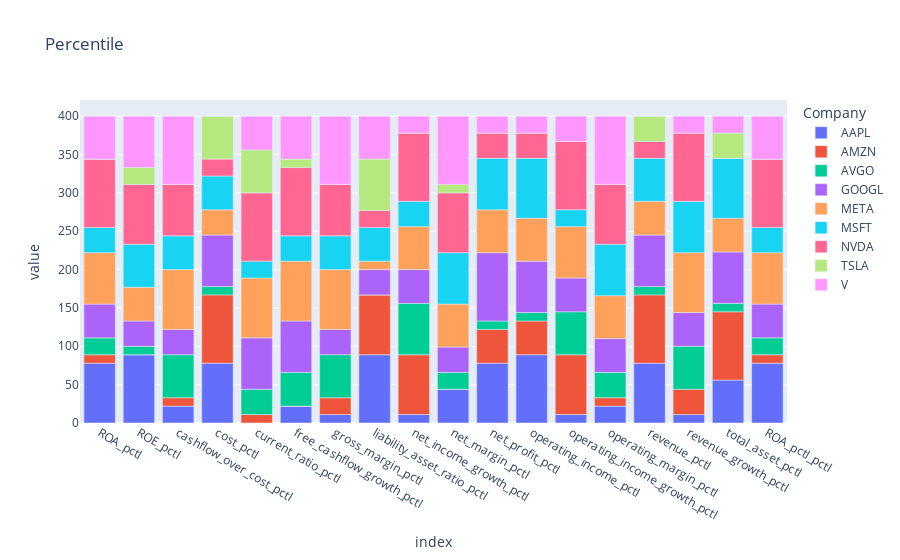

Notebook source saved alongside this figure:
### Code cell
import plotly.express as px

fig = px.bar(testdf_pct, x="index", y="value", color="Company", title="Percentile")
fig.show()

### Figure 1 — Plotly figure (JSON) as saved in the notebook; plotly's stock layout.template omitted (floating-point values rounded to 4 significant figures)
{"data": [{"alignmentgroup": "True", "hovertemplate": "Company=AAPL<br>index=%{x}<br>value=%{y}<extra></extra>", "legendgroup": "AAPL", "marker": {"color": "#636efa", "pattern": {"shape": ""}}, "name": "AAPL", "offsetgroup": "AAPL", "orientation": "v", "showlegend": true, "textposition": "auto", "type": "bar", "x": ["ROA_pctl", "ROE_pctl", "cashflow_over_cost_pctl", "cost_pctl", "current_ratio_pctl", "free_cashflow_growth_pctl", "gross_margin_pctl", "liability_asset_ratio_pctl", "net_income_growth_pctl", "net_margin_pctl", "net_profit_pctl", "operating_income_pctl", "operating_income_growth_pctl", "operating_margin_pctl", "revenue_pctl", "revenue_growth_pctl", "total_asset_pctl", "ROA_pctl_pctl"], "xaxis": "x", "y": [78, 89, 22, 78, 0, 22, 11, 89, 11, 44, 78, 89, 11, 22, 78, 11, 56, 78], "yaxis": "y"}, {"alignmentgroup": "True", "hovertemplate": "Company=AMZN<br>index=%{x}<br>value=%{y}<extra></extra>", "legendgroup": "AMZN", "marker": {"color": "#EF553B", "pattern": {"shape": ""}}, "name": "AMZN", "offsetgroup": "AMZN", "orientation": "v", "showlegend": true, "textposition": "auto", "type": "bar", "x": ["ROA_pctl", "ROE_pctl", "cashflow_over_cost_pctl", "cost_pctl", "current_ratio_pctl", "free_cashflow_growth_pctl", "gross_margin_pctl", "liability_asset_ratio_pctl", "net_income_growth_pctl", "net_margin_pctl", "net_profit_pctl", "operating_income_pctl", "operating_income_growth_pctl", "operating_margin_pctl", "revenue_pctl", "revenue_growth_pctl", "total_asset_pctl", "ROA_pctl_pctl"], "xaxis": "x", "y": [11, 0, 11, 89, 11, 0, 22, 78, 78, 0, 44, 44, 78, 11, 89, 33, 89, 11], "yaxis": "y"}, {"alignmentgroup": "True", "hovertemplate": "Company=AVGO<br>index=%{x}<br>value=%{y}<extra></extra>", "legendgroup": "AVGO", "marker": {"color": "#00cc96", "pattern": {"shape": ""}}, "name": "AVGO", "offsetgroup": "AVGO", "orientation": "v", "showlegend": true, "textposition": "auto", "type": "bar", "x": ["ROA_pctl", "ROE_pctl", "cashflow_over_cost_pctl", "cost_pctl", "current_ratio_pctl", "free_cashflow_growth_pctl", "gross_margin_pctl", "liability_asset_ratio_pctl", "net_income_growth_pctl", "net_margin_pctl", "net_profit_pctl", "operating_income_pctl", "operating_income_growth_pctl", "operating_margin_pctl", "revenue_pctl", "revenue_growth_pctl", "total_asset_pctl", "ROA_pctl_pctl"], "xaxis": "x", "y": [22, 11, 56, 11, 33, 44, 56, 0, 67, 22, 11, 11, 56, 33, 11, 56, 11, 22], "yaxis": "y"}, {"alignmentgroup": "True", "hovertemplate": "Company=GOOGL<br>index=%{x}<br>value=%{y}<extra></extra>", "legendgroup": "GOOGL", "marker": {"color": "#ab63fa", "pattern": {"shape": ""}}, "name": "GOOGL", "offsetgroup": "GOOGL", "orientation": "v", "showlegend": true, "textposition": "auto", "type": "bar", "x": ["ROA_pctl", "ROE_pctl", "cashflow_over_cost_pctl", "cost_pctl", "current_ratio_pctl", "free_cashflow_growth_pctl", "gross_margin_pctl", "liability_asset_ratio_pctl", "net_income_growth_pctl", "net_margin_pctl", "net_profit_pctl", "operating_income_pctl", "operating_income_growth_pctl", "operating_margin_pctl", "revenue_pctl", "revenue_growth_pctl", "total_asset_pctl", "ROA_pctl_pctl"], "xaxis": "x", "y": [44, 33, 33, 67, 67, 67, 33, 33, 44, 33, 89, 67, 44, 44, 67, 44, 67, 44], "yaxis": "y"}, {"alignmentgroup": "True", "hovertemplate": "Company=META<br>index=%{x}<br>value=%{y}<extra></extra>", "legendgroup": "META", "marker": {"color": "#FFA15A", "pattern": {"shape": ""}}, "name": "META", "offsetgroup": "META", "orientation": "v", "showlegend": true, "textposition": "auto", "type": "bar", "x": ["ROA_pctl", "ROE_pctl", "cashflow_over_cost_pctl", "cost_pctl", "current_ratio_pctl", "free_cashflow_growth_pctl", "gross_margin_pctl", "liability_asset_ratio_pctl", "net_income_growth_pctl", "net_margin_pctl", "net_profit_pctl", "operating_income_pctl", "operating_income_growth_pctl", "operating_margin_pctl", "revenue_pctl", "revenue_growth_pctl", "total_asset_pctl", "ROA_pctl_pctl"], "xaxis": "x", "y": [67, 44, 78, 33, 78, 78, 78, 11, 56, 56, 56, 56, 67, 56, 44, 78, 44, 67], "yaxis": "y"}, {"alignmentgroup": "True", "hovertemplate": "Company=MSFT<br>index=%{x}<br>value=%{y}<extra></extra>", "legendgroup": "MSFT", "marker": {"color": "#19d3f3", "pattern": {"shape": ""}}, "name": "MSFT", "offsetgroup": "MSFT", "orientation": "v", "showlegend": true, "textposition": "auto", "type": "bar", "x": ["ROA_pctl", "ROE_pctl", "cashflow_over_cost_pctl", "cost_pctl", "current_ratio_pctl", "free_cashflow_growth_pctl", "gross_margin_pctl", "liability_asset_ratio_pctl", "net_income_growth_pctl", "net_margin_pctl", "net_profit_pctl", "operating_income_pctl", "operating_income_growth_pctl", "operating_margin_pctl", "revenue_pctl", "revenue_growth_pctl", "total_asset_pctl", "ROA_pctl_pctl"], "xaxis": "x", "y": [33, 56, 44, 44, 22, 33, 44, 44, 33, 67, 67, 78, 22, 67, 56, 67, 78, 33], "yaxis": "y"}, {"alignmentgroup": "True", "hovertemplate": "Company=NVDA<br>index=%{x}<br>value=%{y}<extra></extra>", "legendgroup": "NVDA", "marker": {"color": "#FF6692", "pattern": {"shape": ""}}, "name": "NVDA", "offsetgroup": "NVDA", "orientation": "v", "showlegend": true, "textposition": "auto", "type": "bar", "x": ["ROA_pctl", "ROE_pctl", "cashflow_over_cost_pctl", "cost_pctl", "current_ratio_pctl", "free_cashflow_growth_pctl", "gross_margin_pctl", "liability_asset_ratio_pctl", "net_income_growth_pctl", "net_margin_pctl", "net_profit_pctl", "operating_income_pctl", "operating_income_growth_pctl", "operating_margin_pctl", "revenue_pctl", "revenue_growth_pctl", "total_asset_pctl", "ROA_pctl_pctl"], "xaxis": "x", "y": [89, 78, 67, 22, 89, 89, 67, 22, 89, 78, 33, 33, 89, 78, 22, 89, 0, 89], "yaxis": "y"}, {"alignmentgroup": "True", "hovertemplate": "Company=TSLA<br>index=%{x}<br>value=%{y}<extra></extra>", "legendgroup": "TSLA", "marker": {"color": "#B6E880", "pattern": {"shape": ""}}, "name": "TSLA", "offsetgroup": "TSLA", "orientation": "v", "showlegend": true, "textposition": "auto", "type": "bar", "x": ["ROA_pctl", "ROE_pctl", "cashflow_over_cost_pctl", "cost_pctl", "current_ratio_pctl", "free_cashflow_growth_pctl", "gross_margin_pctl", "liability_asset_ratio_pctl", "net_income_growth_pctl", "net_margin_pctl", "net_profit_pctl", "operating_income_pctl", "operating_income_growth_pctl", "operating_margin_pctl", "revenue_pctl", "revenue_growth_pctl", "total_asset_pctl", "ROA_pctl_pctl"], "xaxis": "x", "y": [0, 22, 0, 56, 56, 11, 0, 67, 0, 11, 0, 0, 0, 0, 33, 0, 33, 0], "yaxis": "y"}, {"alignmentgroup": "True", "hovertemplate": "Company=V<br>index=%{x}<br>value=%{y}<extra></extra>", "legendgroup": "V", "marker": {"color": "#FF97FF", "pattern": {"shape": ""}}, "name": "V", "offsetgroup": "V", "orientation": "v", "showlegend": true, "textposition": "auto", "type": "bar", "x": ["ROA_pctl", "ROE_pctl", "cashflow_over_cost_pctl", "cost_pctl", "current_ratio_pctl", "free_cashflow_growth_pctl", "gross_margin_pctl", "liability_asset_ratio_pctl", "net_income_growth_pctl", "net_margin_pctl", "net_profit_pctl", "operating_income_pctl", "operating_income_growth_pctl", "operating_margin_pctl", "revenue_pctl", "revenue_growth_pctl", "total_asset_pctl", "ROA_pctl_pctl"], "xaxis": "x", "y": [56, 67, 89, 0, 44, 56, 89, 56, 22, 89, 22, 22, 33, 89, 0, 22, 22, 56], "yaxis": "y"}], "layout": {"barmode": "relative", "legend": {"title": {"text": "Company"}, "tracegroupgap": 0}, "title": {"text": "Percentile"}, "xaxis": {"anchor": "y", "domain": [0, 1], "title": {"text": "index"}}, "yaxis": {"anchor": "x", "domain": [0, 1], "title": {"text": "value"}}}}
